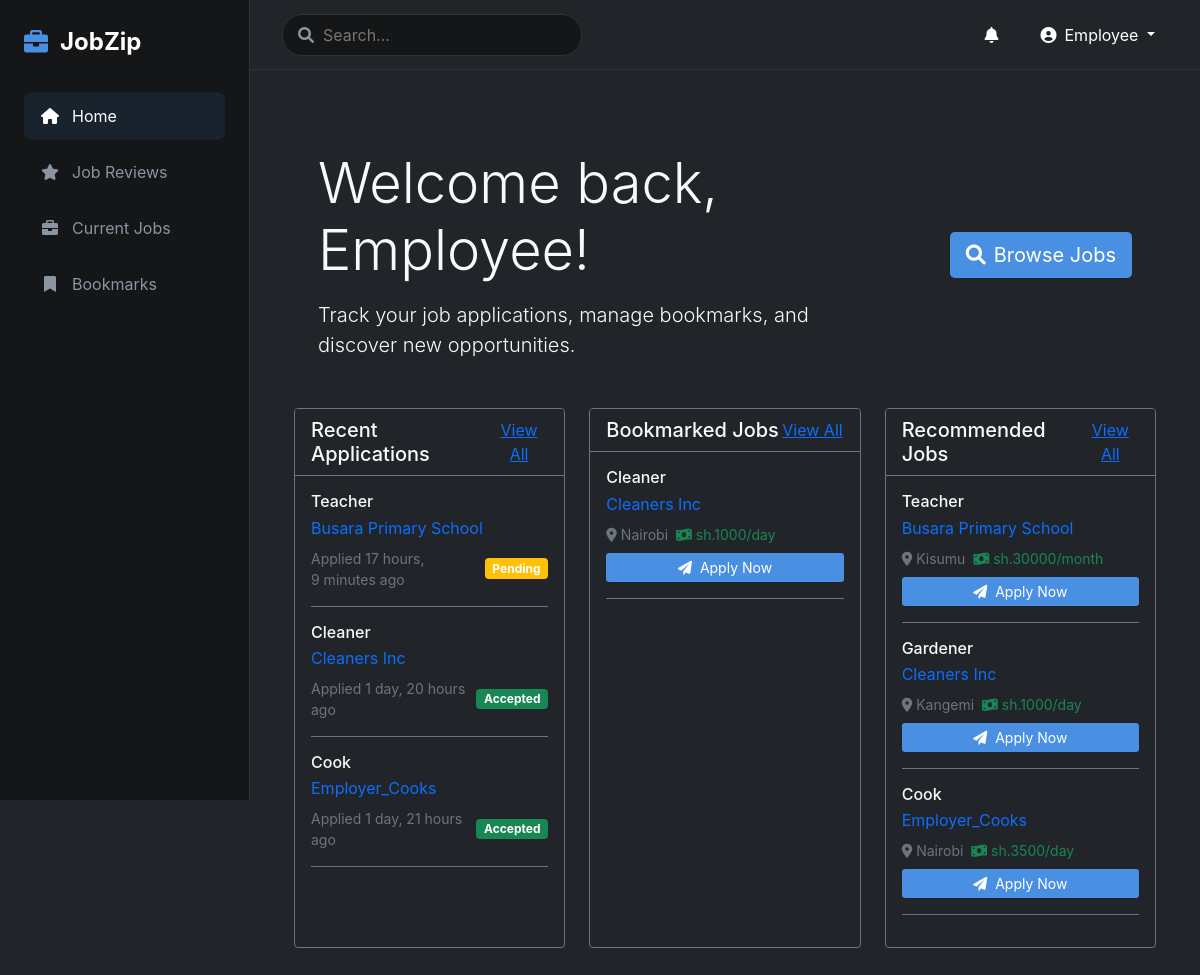
Page / (signed in) on the earlier database version.
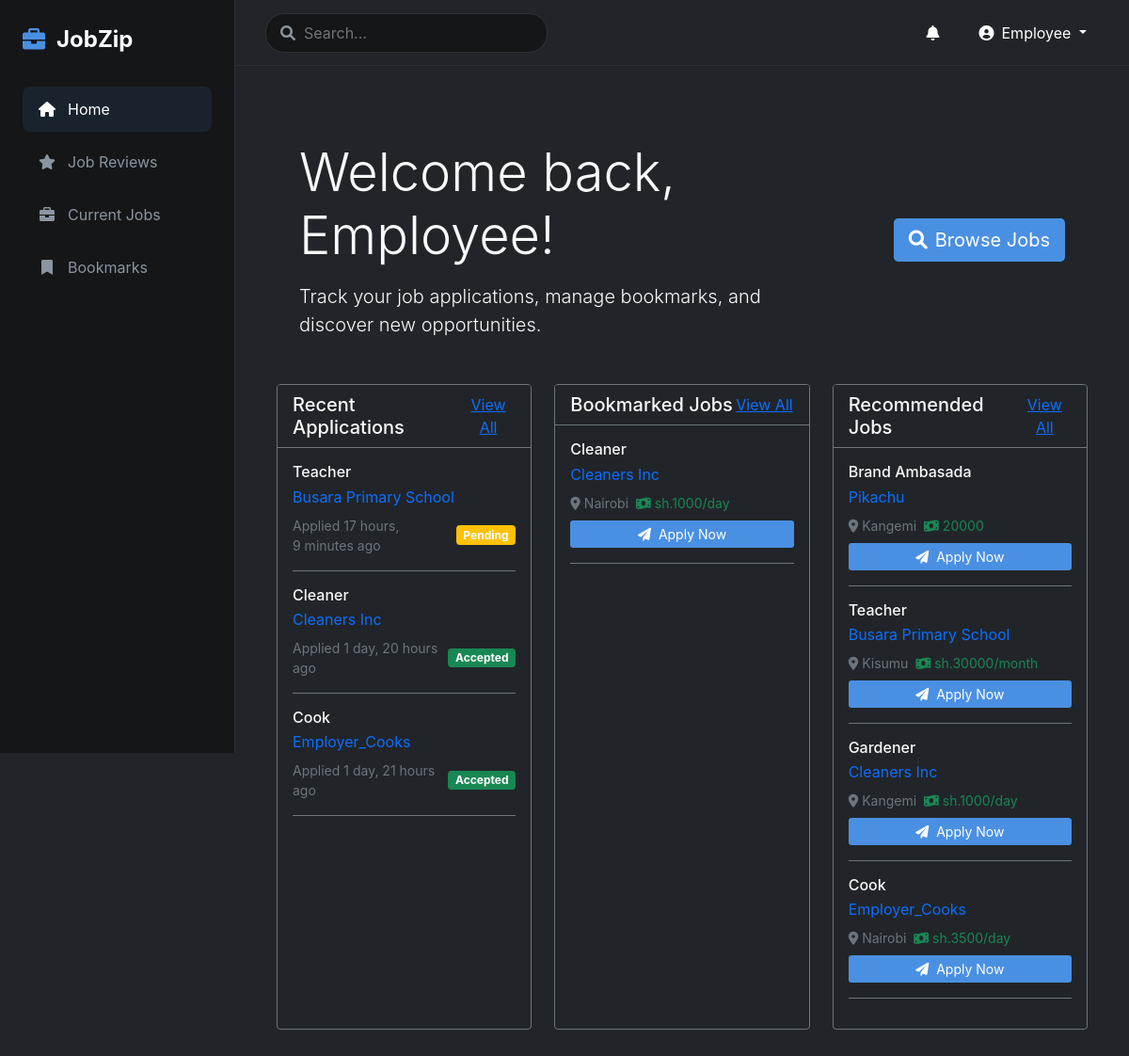
Same page on the later database version.
### jobs/models.py (models this page shows, shortened)
class JobApplication(models.Model):
    STATUS_CHOICES = (
        ('pending', 'Pending'),
        ('accepted', 'Accepted'),
        ('rejected', 'Rejected'),
    )
    job = models.ForeignKey(Job, on_delete=models.CASCADE, related_name='applications')
    applicant = models.ForeignKey(User, on_delete=models.CASCADE, related_name='job_applications')
    status = models.CharField(max_length=10, choices=STATUS_CHOICES, default='pending')
    cover_letter = models.TextField(blank=True, null=True)
    resume = models.FileField(upload_to='resumes/', blank=True, null=True)
    applied_at = models.DateTimeField(auto_now_add=True)
    updated_at = models.DateTimeField(auto_now=True)
    class Meta:
        unique_together = ('job', 'applicant')
        ordering = ['-applied_at']

class Job(models.Model):
    STATUS_CHOICES = (
        ('open', 'Open'),
        ('closed', 'Closed'),
    )
    employer = models.ForeignKey(User, on_delete=models.CASCADE, related_name='posted_jobs')
    title = models.CharField(max_length=200)
    description = models.TextField()
    location = models.CharField(max_length=100)
    duration = models.CharField(max_length=50)
    company = models.CharField(max_length=200)
    salary = models.CharField(max_length=100, help_text="e.g., $50,000/year or $25/hour", null=True, blank=True)
    employees_required = models.IntegerField()
    deadline = models.DateTimeField()
    created_at = models.DateTimeField(auto_now_add=True)
    status = models.CharField(max_length=10, choices=STATUS_CHOICES, default='open')
    company_pictures = models.ManyToManyField('CompanyPicture')

### jobs/views.py (the view, shortened to what this page needs)
# urls.py: path('', views.home, name='home'),
@login_required
def home(request):
    if request.user.user_type == 'employee':
        recent_applications = JobApplication.objects.filter(applicant=request.user).order_by('-applied_at')[:5]
        bookmarked_jobs = Job.objects.filter(bookmark__user=request.user).order_by('-created_at')[:5]
        recommended_jobs = Job.objects.filter(status='open').exclude(bookmark__user=request.user).order_by('-created_at')[:5]
        return render(request, 'jobs/employee_home.html', {
            'recent_applications': recent_applications,
            'bookmarked_jobs': bookmarked_jobs,
            'recommended_jobs': recommended_jobs
        })

### jobs/templates/jobs/employee_home.html (shortened to what the changed rows need)
{% extends 'jobs/base.html' %}
{% load static %}
{% block content %}
<div class="container-fluid py-4">
    <div class="bg-dark text-light rounded-3 p-4 mb-4">
        <div class="row align-items-center">
            <div class="col-md-8">
                <h1 class="display-4 mb-3">Welcome back, {{ user.username }}!</h1>
            </div>
        </div>
    </div>
    <div class="row">
        <div class="col-lg-4 mb-4">
            <div class="card bg-dark border-secondary h-100">
                <div class="card-body">
                    {% for application in recent_applications %}
                    <div class="mb-3 pb-3 border-bottom border-secondary {% if forloop.last %}border-0 pb-0 mb-0{% endif %}">
                        <h6 class="mb-1">{{ application.job.title }}</h6>
                        <div class="text-primary mb-2">{{ application.job.company }}</div>
                        <div class="d-flex justify-content-between align-items-center">
                            <small class="text-muted">Applied {{ application.applied_at|timesince }} ago</small>
                            <span class="badge {% if application.status == 'accepted' %}bg-success{% elif application.status == 'rejected' %}bg-danger{% else %}bg-warning{% endif %}">
                                {{ application.status|title }}
                            </span>
                        </div>
                    </div>
                    {% empty %}
                    <p class="text-muted mb-0">You haven't applied to any jobs yet.</p>
                    {% endfor %}
                </div>
            </div>
        </div>
        <div class="col-lg-4 mb-4">
            <div class="card bg-dark border-secondary h-100">
                <div class="card-body">
                    {% for job in bookmarked_jobs %}
                    <div class="mb-3 pb-3 border-bottom border-secondary {% if forloop.last %}border-0 pb-0 mb-0{% endif %}">
                        <div class="d-flex justify-content-between align-items-start">
                            <div>
                                <h6 class="mb-1">{{ job.title }}</h6>
                                <div class="text-primary mb-2">{{ job.company }}</div>
                            </div>
                            <button class="btn btn-link text-warning p-0 bookmark-btn" data-job-id="{{ job.id }}" onclick="toggleBookmark({{ job.id }});">
                            </button>
                        </div>
                        <div class="d-flex flex-wrap gap-2 mb-2">
                            <small class="text-muted">
                                <i class="fas fa-map-marker-alt me-1"></i>{{ job.location }}
                            </small>
                            <small class="text-success">
                                <i class="fas fa-money-bill-wave me-1"></i>{{ job.salary }}
                            </small>
                        </div>
                        <button class="btn btn-primary btn-sm w-100" onclick="applyForJob({{ job.id }});">
                            <i class="fas fa-paper-plane me-2"></i>Apply Now
                        </button>
                    </div>
                    {% empty %}
                    <p class="text-muted mb-0">No bookmarked jobs yet.</p>
                    {% endfor %}
                </div>
            </div>
        </div>
        <div class="col-lg-4 mb-4">
            <div class="card bg-dark border-secondary h-100">
                <div class="card-body">
                    {% for job in recommended_jobs %}
                    <div class="mb-3 pb-3 border-bottom border-secondary {% if forloop.last %}border-0 pb-0 mb-0{% endif %}">
                        <div class="d-flex justify-content-between align-items-start">
                            <div>
                                <h6 class="mb-1">{{ job.title }}</h6>
                                <div class="text-primary mb-2">{{ job.company }}</div>
                            </div>
                            <button class="btn btn-link text-muted p-0 bookmark-btn" data-job-id="{{ job.id }}" onclick="toggleBookmark({{ job.id }});">
                            </button>
                        </div>
                        <div class="d-flex flex-wrap gap-2 mb-2">
                            <small class="text-muted">
                                <i class="fas fa-map-marker-alt me-1"></i>{{ job.location }}
                            </small>
                            <small class="text-success">
                                <i class="fas fa-money-bill-wave me-1"></i>{{ job.salary }}
                            </small>
                        </div>
                        <button class="btn btn-primary btn-sm w-100" onclick="applyForJob({{ job.id }});">
                            <i class="fas fa-paper-plane me-2"></i>Apply Now
                        </button>
                    </div>
                    {% empty %}
                    <p class="text-muted mb-0">No recommended jobs at the moment.</p>
                    {% endfor %}
                </div>
            </div>
        </div>
    </div>
</div>
{% endblock %}

Differences in the rows shown:
added Job: title "Brand Ambasada", company "Pikachu", location "Kangemi", salary "20000", shown under "Recommended Jobs"
